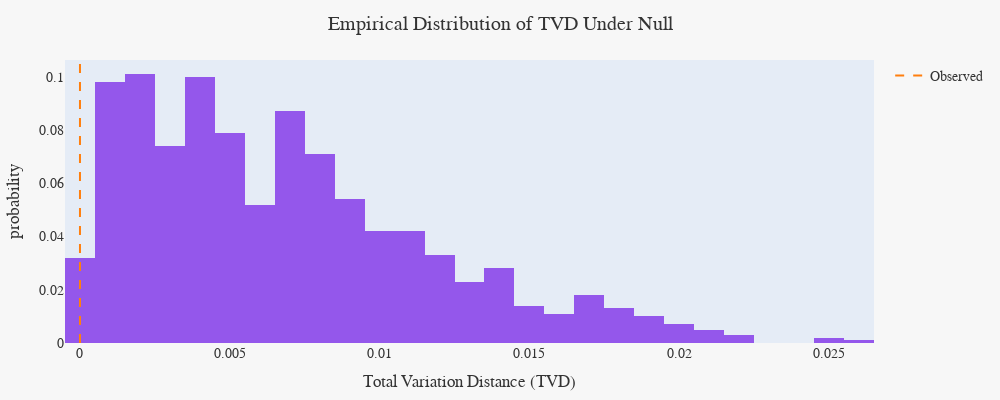

The notebook cell this image was saved under:
### Code cell
fig = px.histogram(
    x=tvds,
    nbins=30,
    histnorm="probability",
    color_discrete_sequence=["#9457EB"],      
    labels={"x":"Total Variation Distance (TVD)", "y":"probability"},
    title="Empirical Distribution of TVD Under Null",
)

fig.add_vline(
    x=observed,
    line_dash="dash",
    line_color="#FF7F0E",                     
    name = "Observed",
    showlegend = True
)

fig.update_layout(
    paper_bgcolor="#F7F7F7",               
    width=1000,
    height=400,
    margin=dict(l=40, r=40, t=60, b=40),
    title_x=0.5,
    font=dict(family="Calibri, sans-serif", size=14, color="#333333"),
    xaxis=dict(showgrid=False),  
    yaxis=dict(showgrid=False, zeroline = False) 
)

fig.show()

### Figure 1 — Plotly figure (JSON) as saved in the notebook; plotly's stock layout.template omitted (floating-point values rounded to 4 significant figures; data arrays with more than 128 entries replaced by an {"elided": "..."} marker saying what was removed)
{"data": [{"alignmentgroup": "True", "bingroup": "x", "histnorm": "probability", "hovertemplate": "Total Variation Distance (TVD)=%{x}<br>probability=%{y}<extra></extra>", "legendgroup": "", "marker": {"color": "#9457EB", "pattern": {"shape": ""}}, "name": "", "nbinsx": 30, "offsetgroup": "", "orientation": "v", "showlegend": false, "type": "histogram", "x": {"elided": "1000 float values"}, "xaxis": "x", "yaxis": "y"}], "layout": {"barmode": "relative", "font": {"color": "#333333", "family": "Calibri, sans-serif", "size": 14}, "height": 400, "legend": {"tracegroupgap": 0}, "margin": {"b": 40, "l": 40, "r": 40, "t": 60}, "paper_bgcolor": "#F7F7F7", "shapes": [{"line": {"color": "#FF7F0E", "dash": "dash"}, "name": "Observed", "showlegend": true, "type": "line", "x0": 0, "x1": 0, "xref": "x", "y0": 0, "y1": 1, "yref": "y domain"}], "title": {"text": "Empirical Distribution of TVD Under Null", "x": 0.5}, "width": 1000, "xaxis": {"anchor": "y", "domain": [0, 1], "showgrid": false, "title": {"text": "Total Variation Distance (TVD)"}}, "yaxis": {"anchor": "x", "domain": [0, 1], "showgrid": false, "title": {"text": "probability"}, "zeroline": false}}}
